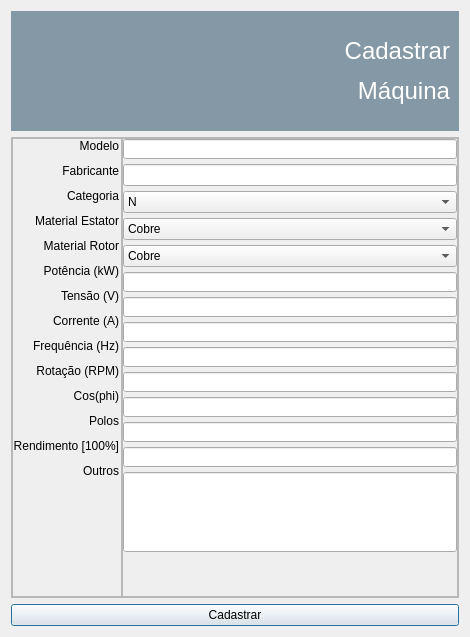
<?xml version="1.0" encoding="UTF-8"?>
<ui version="4.0">
 <class>Cadastro</class>
 <widget class="QDialog" name="Cadastro">
  <property name="geometry">
   <rect>
    <x>0</x>
    <y>0</y>
    <width>470</width>
    <height>637</height>
   </rect>
  </property>
  <property name="windowTitle">
   <string>Cadastrar Maquina</string>
  </property>
  <layout class="QVBoxLayout" name="verticalLayout">
   <item>
    <widget class="QFrame" name="cm_cabecalho">
     <property name="enabled">
      <bool>true</bool>
     </property>
     <property name="minimumSize">
      <size>
       <width>0</width>
       <height>120</height>
      </size>
     </property>
     <property name="maximumSize">
      <size>
       <width>16777215</width>
       <height>120</height>
      </size>
     </property>
     <property name="autoFillBackground">
      <bool>false</bool>
     </property>
     <property name="styleSheet">
      <string notr="true">background-color: rgb(132, 153, 165);</string>
     </property>
     <property name="frameShape">
      <enum>QFrame::NoFrame</enum>
     </property>
     <property name="frameShadow">
      <enum>QFrame::Raised</enum>
     </property>
     <layout class="QHBoxLayout" name="horizontalLayout_2">
      <item>
       <widget class="QLabel" name="cm_logo">
        <property name="sizePolicy">
         <sizepolicy hsizetype="Fixed" vsizetype="Fixed">
          <horstretch>0</horstretch>
          <verstretch>0</verstretch>
         </sizepolicy>
        </property>
        <property name="minimumSize">
         <size>
          <width>300</width>
          <height>100</height>
         </size>
        </property>
        <property name="maximumSize">
         <size>
          <width>300</width>
          <height>100</height>
         </size>
        </property>
        <property name="text">
         <string/>
        </property>
        <property name="pixmap">
         <pixmap resource="Imagens/imagens.qrc">:/newPrefix/logo-feimc-escrita.png</pixmap>
        </property>
        <property name="scaledContents">
         <bool>true</bool>
        </property>
        <property name="alignment">
         <set>Qt::AlignLeading|Qt::AlignLeft|Qt::AlignVCenter</set>
        </property>
       </widget>
      </item>
      <item>
       <spacer name="horizontalSpacer">
        <property name="orientation">
         <enum>Qt::Horizontal</enum>
        </property>
        <property name="sizeHint" stdset="0">
         <size>
          <width>40</width>
          <height>20</height>
         </size>
        </property>
       </spacer>
      </item>
      <item>
       <widget class="QLabel" name="l_cm_cabecalho">
        <property name="whatsThis">
         <string>&lt;html&gt;&lt;head/&gt;&lt;body&gt;&lt;p align=&quot;right&quot;&gt;&lt;span style=&quot; font-size:18pt; color:#ffffff;&quot;&gt;Cadastrar&lt;/span&gt;&lt;/p&gt;&lt;p align=&quot;right&quot;&gt;&lt;span style=&quot; font-size:18pt; color:#ffffff;&quot;&gt;Máquina&lt;/span&gt;&lt;/p&gt;&lt;/body&gt;&lt;/html&gt;</string>
        </property>
        <property name="text">
         <string>&lt;html&gt;&lt;head/&gt;&lt;body&gt;&lt;p align=&quot;right&quot;&gt;&lt;span style=&quot; font-size:18pt; color:#ffffff;&quot;&gt;Cadastrar&lt;/span&gt;&lt;/p&gt;&lt;p align=&quot;right&quot;&gt;&lt;span style=&quot; font-size:18pt; color:#ffffff;&quot;&gt;Máquina&lt;/span&gt;&lt;/p&gt;&lt;/body&gt;&lt;/html&gt;</string>
        </property>
       </widget>
      </item>
     </layout>
    </widget>
   </item>
   <item>
    <widget class="QFrame" name="frame">
     <property name="frameShape">
      <enum>QFrame::StyledPanel</enum>
     </property>
     <property name="frameShadow">
      <enum>QFrame::Raised</enum>
     </property>
     <layout class="QHBoxLayout" name="horizontalLayout">
      <property name="spacing">
       <number>0</number>
      </property>
      <property name="leftMargin">
       <number>0</number>
      </property>
      <property name="topMargin">
       <number>0</number>
      </property>
      <property name="rightMargin">
       <number>0</number>
      </property>
      <property name="bottomMargin">
       <number>0</number>
      </property>
      <item>
       <widget class="QFrame" name="frame_3">
        <property name="sizePolicy">
         <sizepolicy hsizetype="Fixed" vsizetype="Preferred">
          <horstretch>0</horstretch>
          <verstretch>0</verstretch>
         </sizepolicy>
        </property>
        <property name="frameShape">
         <enum>QFrame::StyledPanel</enum>
        </property>
        <property name="frameShadow">
         <enum>QFrame::Raised</enum>
        </property>
        <layout class="QVBoxLayout" name="verticalLayout_2">
         <property name="spacing">
          <number>5</number>
         </property>
         <property name="leftMargin">
          <number>0</number>
         </property>
         <property name="topMargin">
          <number>0</number>
         </property>
         <property name="rightMargin">
          <number>2</number>
         </property>
         <property name="bottomMargin">
          <number>0</number>
         </property>
         <item>
          <widget class="QLabel" name="l_cm_modelo">
           <property name="sizePolicy">
            <sizepolicy hsizetype="Preferred" vsizetype="Fixed">
             <horstretch>0</horstretch>
             <verstretch>0</verstretch>
            </sizepolicy>
           </property>
           <property name="minimumSize">
            <size>
             <width>0</width>
             <height>20</height>
            </size>
           </property>
           <property name="maximumSize">
            <size>
             <width>16777215</width>
             <height>20</height>
            </size>
           </property>
           <property name="text">
            <string notr="true">Modelo</string>
           </property>
           <property name="alignment">
            <set>Qt::AlignRight|Qt::AlignTop|Qt::AlignTrailing</set>
           </property>
          </widget>
         </item>
         <item>
          <widget class="QLabel" name="l_cm_fabricante">
           <property name="sizePolicy">
            <sizepolicy hsizetype="Preferred" vsizetype="Fixed">
             <horstretch>0</horstretch>
             <verstretch>0</verstretch>
            </sizepolicy>
           </property>
           <property name="minimumSize">
            <size>
             <width>0</width>
             <height>20</height>
            </size>
           </property>
           <property name="maximumSize">
            <size>
             <width>16777215</width>
             <height>20</height>
            </size>
           </property>
           <property name="text">
            <string>Fabricante</string>
           </property>
           <property name="alignment">
            <set>Qt::AlignRight|Qt::AlignTop|Qt::AlignTrailing</set>
           </property>
          </widget>
         </item>
         <item>
          <widget class="QLabel" name="l_cm_categoria">
           <property name="sizePolicy">
            <sizepolicy hsizetype="Preferred" vsizetype="Fixed">
             <horstretch>0</horstretch>
             <verstretch>0</verstretch>
            </sizepolicy>
           </property>
           <property name="minimumSize">
            <size>
             <width>0</width>
             <height>20</height>
            </size>
           </property>
           <property name="maximumSize">
            <size>
             <width>16777215</width>
             <height>20</height>
            </size>
           </property>
           <property name="text">
            <string notr="true">Categoria</string>
           </property>
           <property name="alignment">
            <set>Qt::AlignRight|Qt::AlignTop|Qt::AlignTrailing</set>
           </property>
          </widget>
         </item>
         <item>
          <widget class="QLabel" name="label">
           <property name="sizePolicy">
            <sizepolicy hsizetype="Preferred" vsizetype="Fixed">
             <horstretch>0</horstretch>
             <verstretch>0</verstretch>
            </sizepolicy>
           </property>
           <property name="minimumSize">
            <size>
             <width>0</width>
             <height>20</height>
            </size>
           </property>
           <property name="maximumSize">
            <size>
             <width>16777215</width>
             <height>20</height>
            </size>
           </property>
           <property name="text">
            <string>Material Estator</string>
           </property>
           <property name="alignment">
            <set>Qt::AlignRight|Qt::AlignTop|Qt::AlignTrailing</set>
           </property>
          </widget>
         </item>
         <item>
          <widget class="QLabel" name="label_2">
           <property name="sizePolicy">
            <sizepolicy hsizetype="Preferred" vsizetype="Fixed">
             <horstretch>0</horstretch>
             <verstretch>0</verstretch>
            </sizepolicy>
           </property>
           <property name="minimumSize">
            <size>
             <width>0</width>
             <height>20</height>
            </size>
           </property>
           <property name="maximumSize">
            <size>
             <width>16777215</width>
             <height>20</height>
            </size>
           </property>
           <property name="text">
            <string>Material Rotor</string>
           </property>
           <property name="alignment">
            <set>Qt::AlignRight|Qt::AlignTop|Qt::AlignTrailing</set>
           </property>
          </widget>
         </item>
         <item>
          <widget class="QLabel" name="l_cm_potencia">
           <property name="sizePolicy">
            <sizepolicy hsizetype="Preferred" vsizetype="Fixed">
             <horstretch>0</horstretch>
             <verstretch>0</verstretch>
            </sizepolicy>
           </property>
           <property name="minimumSize">
            <size>
             <width>0</width>
             <height>20</height>
            </size>
           </property>
           <property name="maximumSize">
            <size>
             <width>16777215</width>
             <height>20</height>
            </size>
           </property>
           <property name="text">
            <string notr="true">Potência (kW)</string>
           </property>
           <property name="alignment">
            <set>Qt::AlignRight|Qt::AlignTop|Qt::AlignTrailing</set>
           </property>
          </widget>
         </item>
         <item>
          <widget class="QLabel" name="l_cm_tensao">
           <property name="sizePolicy">
            <sizepolicy hsizetype="Preferred" vsizetype="Fixed">
             <horstretch>0</horstretch>
             <verstretch>0</verstretch>
            </sizepolicy>
           </property>
           <property name="minimumSize">
            <size>
             <width>0</width>
             <height>20</height>
            </size>
           </property>
           <property name="maximumSize">
            <size>
             <width>16777215</width>
             <height>20</height>
            </size>
           </property>
           <property name="text">
            <string notr="true">Tensão (V)</string>
           </property>
           <property name="alignment">
            <set>Qt::AlignRight|Qt::AlignTop|Qt::AlignTrailing</set>
           </property>
          </widget>
         </item>
         <item>
          <widget class="QLabel" name="l_cm_corrente">
           <property name="minimumSize">
            <size>
             <width>0</width>
             <height>20</height>
            </size>
           </property>
           <property name="maximumSize">
            <size>
             <width>16777215</width>
             <height>20</height>
            </size>
           </property>
           <property name="text">
            <string notr="true">Corrente (A)</string>
           </property>
           <property name="alignment">
            <set>Qt::AlignRight|Qt::AlignTop|Qt::AlignTrailing</set>
           </property>
          </widget>
         </item>
         <item>
          <widget class="QLabel" name="l_cm_frequencia">
           <property name="minimumSize">
            <size>
             <width>0</width>
             <height>20</height>
            </size>
           </property>
           <property name="maximumSize">
            <size>
             <width>16777215</width>
             <height>20</height>
            </size>
           </property>
           <property name="text">
            <string notr="true">Frequência (Hz)</string>
           </property>
           <property name="alignment">
            <set>Qt::AlignRight|Qt::AlignTop|Qt::AlignTrailing</set>
           </property>
          </widget>
         </item>
         <item>
          <widget class="QLabel" name="l_cm_rpm">
           <property name="minimumSize">
            <size>
             <width>0</width>
             <height>20</height>
            </size>
           </property>
           <property name="maximumSize">
            <size>
             <width>16777215</width>
             <height>20</height>
            </size>
           </property>
           <property name="text">
            <string notr="true">Rotação (RPM)</string>
           </property>
           <property name="alignment">
            <set>Qt::AlignRight|Qt::AlignTop|Qt::AlignTrailing</set>
           </property>
          </widget>
         </item>
         <item>
          <widget class="QLabel" name="l_cm_cos">
           <property name="minimumSize">
            <size>
             <width>0</width>
             <height>20</height>
            </size>
           </property>
           <property name="maximumSize">
            <size>
             <width>16777215</width>
             <height>20</height>
            </size>
           </property>
           <property name="text">
            <string notr="true">Cos(phi)</string>
           </property>
           <property name="alignment">
            <set>Qt::AlignRight|Qt::AlignTop|Qt::AlignTrailing</set>
           </property>
          </widget>
         </item>
         <item>
          <widget class="QLabel" name="l_cm_polos">
           <property name="minimumSize">
            <size>
             <width>0</width>
             <height>20</height>
            </size>
           </property>
           <property name="maximumSize">
            <size>
             <width>16777215</width>
             <height>20</height>
            </size>
           </property>
           <property name="text">
            <string notr="true">Polos</string>
           </property>
           <property name="alignment">
            <set>Qt::AlignRight|Qt::AlignTop|Qt::AlignTrailing</set>
           </property>
          </widget>
         </item>
         <item>
          <widget class="QLabel" name="l_cm_rendimento">
           <property name="sizePolicy">
            <sizepolicy hsizetype="Preferred" vsizetype="Fixed">
             <horstretch>0</horstretch>
             <verstretch>0</verstretch>
            </sizepolicy>
           </property>
           <property name="minimumSize">
            <size>
             <width>0</width>
             <height>20</height>
            </size>
           </property>
           <property name="maximumSize">
            <size>
             <width>16777215</width>
             <height>20</height>
            </size>
           </property>
           <property name="text">
            <string notr="true">Rendimento [100%]</string>
           </property>
           <property name="alignment">
            <set>Qt::AlignRight|Qt::AlignTop|Qt::AlignTrailing</set>
           </property>
          </widget>
         </item>
         <item>
          <widget class="QLabel" name="l_cm_outros">
           <property name="minimumSize">
            <size>
             <width>0</width>
             <height>20</height>
            </size>
           </property>
           <property name="maximumSize">
            <size>
             <width>16777215</width>
             <height>20</height>
            </size>
           </property>
           <property name="text">
            <string notr="true">Outros</string>
           </property>
           <property name="alignment">
            <set>Qt::AlignRight|Qt::AlignTop|Qt::AlignTrailing</set>
           </property>
          </widget>
         </item>
         <item>
          <spacer name="verticalSpacer">
           <property name="orientation">
            <enum>Qt::Vertical</enum>
           </property>
           <property name="sizeHint" stdset="0">
            <size>
             <width>20</width>
             <height>40</height>
            </size>
           </property>
          </spacer>
         </item>
        </layout>
       </widget>
      </item>
      <item>
       <widget class="QFrame" name="frame_2">
        <property name="frameShape">
         <enum>QFrame::StyledPanel</enum>
        </property>
        <property name="frameShadow">
         <enum>QFrame::Raised</enum>
        </property>
        <layout class="QVBoxLayout" name="verticalLayout_3">
         <property name="spacing">
          <number>5</number>
         </property>
         <property name="leftMargin">
          <number>0</number>
         </property>
         <property name="topMargin">
          <number>0</number>
         </property>
         <property name="rightMargin">
          <number>0</number>
         </property>
         <property name="bottomMargin">
          <number>0</number>
         </property>
         <item>
          <widget class="QLineEdit" name="i_cm_modelo">
           <property name="sizePolicy">
            <sizepolicy hsizetype="Expanding" vsizetype="Fixed">
             <horstretch>0</horstretch>
             <verstretch>0</verstretch>
            </sizepolicy>
           </property>
           <property name="minimumSize">
            <size>
             <width>0</width>
             <height>20</height>
            </size>
           </property>
           <property name="maximumSize">
            <size>
             <width>16777215</width>
             <height>20</height>
            </size>
           </property>
          </widget>
         </item>
         <item>
          <widget class="QLineEdit" name="i_cm_fabricante"/>
         </item>
         <item>
          <widget class="QComboBox" name="cb_cm_categoria">
           <item>
            <property name="text">
             <string>N</string>
            </property>
           </item>
           <item>
            <property name="text">
             <string>H</string>
            </property>
           </item>
           <item>
            <property name="text">
             <string>D</string>
            </property>
           </item>
          </widget>
         </item>
         <item>
          <widget class="QComboBox" name="cb_cm_estator">
           <item>
            <property name="text">
             <string>Cobre</string>
            </property>
           </item>
           <item>
            <property name="text">
             <string>Alumínio</string>
            </property>
           </item>
          </widget>
         </item>
         <item>
          <widget class="QComboBox" name="cb_cm_rotor">
           <item>
            <property name="text">
             <string>Cobre</string>
            </property>
           </item>
           <item>
            <property name="text">
             <string>Alumínio</string>
            </property>
           </item>
          </widget>
         </item>
         <item>
          <widget class="QLineEdit" name="i_cm_potencia">
           <property name="sizePolicy">
            <sizepolicy hsizetype="Expanding" vsizetype="Fixed">
             <horstretch>0</horstretch>
             <verstretch>0</verstretch>
            </sizepolicy>
           </property>
           <property name="minimumSize">
            <size>
             <width>0</width>
             <height>20</height>
            </size>
           </property>
           <property name="maximumSize">
            <size>
             <width>16777215</width>
             <height>20</height>
            </size>
           </property>
          </widget>
         </item>
         <item>
          <widget class="QLineEdit" name="i_cm_tensao">
           <property name="sizePolicy">
            <sizepolicy hsizetype="Expanding" vsizetype="Fixed">
             <horstretch>0</horstretch>
             <verstretch>0</verstretch>
            </sizepolicy>
           </property>
           <property name="minimumSize">
            <size>
             <width>0</width>
             <height>20</height>
            </size>
           </property>
           <property name="maximumSize">
            <size>
             <width>16777215</width>
             <height>20</height>
            </size>
           </property>
          </widget>
         </item>
         <item>
          <widget class="QLineEdit" name="i_cm_corrente">
           <property name="sizePolicy">
            <sizepolicy hsizetype="Expanding" vsizetype="Fixed">
             <horstretch>0</horstretch>
             <verstretch>0</verstretch>
            </sizepolicy>
           </property>
           <property name="minimumSize">
            <size>
             <width>0</width>
             <height>20</height>
            </size>
           </property>
           <property name="maximumSize">
            <size>
             <width>16777215</width>
             <height>20</height>
            </size>
           </property>
          </widget>
         </item>
         <item>
          <widget class="QLineEdit" name="i_cm_frequencia">
           <property name="sizePolicy">
            <sizepolicy hsizetype="Expanding" vsizetype="Fixed">
             <horstretch>0</horstretch>
             <verstretch>0</verstretch>
            </sizepolicy>
           </property>
           <property name="minimumSize">
            <size>
             <width>0</width>
             <height>20</height>
            </size>
           </property>
           <property name="maximumSize">
            <size>
             <width>16777215</width>
             <height>20</height>
            </size>
           </property>
          </widget>
         </item>
         <item>
          <widget class="QLineEdit" name="i_cm_rpm">
           <property name="sizePolicy">
            <sizepolicy hsizetype="Expanding" vsizetype="Fixed">
             <horstretch>0</horstretch>
             <verstretch>0</verstretch>
            </sizepolicy>
           </property>
           <property name="minimumSize">
            <size>
             <width>0</width>
             <height>20</height>
            </size>
           </property>
           <property name="maximumSize">
            <size>
             <width>16777215</width>
             <height>20</height>
            </size>
           </property>
          </widget>
         </item>
         <item>
          <widget class="QLineEdit" name="i_cm_cos">
           <property name="sizePolicy">
            <sizepolicy hsizetype="Expanding" vsizetype="Fixed">
             <horstretch>0</horstretch>
             <verstretch>0</verstretch>
            </sizepolicy>
           </property>
           <property name="minimumSize">
            <size>
             <width>0</width>
             <height>20</height>
            </size>
           </property>
           <property name="maximumSize">
            <size>
             <width>16777215</width>
             <height>20</height>
            </size>
           </property>
          </widget>
         </item>
         <item>
          <widget class="QLineEdit" name="i_cm_polos">
           <property name="sizePolicy">
            <sizepolicy hsizetype="Expanding" vsizetype="Minimum">
             <horstretch>0</horstretch>
             <verstretch>0</verstretch>
            </sizepolicy>
           </property>
           <property name="minimumSize">
            <size>
             <width>0</width>
             <height>20</height>
            </size>
           </property>
           <property name="maximumSize">
            <size>
             <width>16777215</width>
             <height>20</height>
            </size>
           </property>
          </widget>
         </item>
         <item>
          <widget class="QLineEdit" name="i_cm_rendimento">
           <property name="sizePolicy">
            <sizepolicy hsizetype="Expanding" vsizetype="Fixed">
             <horstretch>0</horstretch>
             <verstretch>0</verstretch>
            </sizepolicy>
           </property>
           <property name="minimumSize">
            <size>
             <width>0</width>
             <height>20</height>
            </size>
           </property>
           <property name="maximumSize">
            <size>
             <width>16777215</width>
             <height>20</height>
            </size>
           </property>
          </widget>
         </item>
         <item>
          <widget class="QLineEdit" name="i_cm_outros">
           <property name="sizePolicy">
            <sizepolicy hsizetype="Expanding" vsizetype="Fixed">
             <horstretch>0</horstretch>
             <verstretch>0</verstretch>
            </sizepolicy>
           </property>
           <property name="minimumSize">
            <size>
             <width>0</width>
             <height>80</height>
            </size>
           </property>
           <property name="maximumSize">
            <size>
             <width>16777215</width>
             <height>80</height>
            </size>
           </property>
           <property name="text">
            <string/>
           </property>
           <property name="alignment">
            <set>Qt::AlignLeading|Qt::AlignLeft|Qt::AlignTop</set>
           </property>
          </widget>
         </item>
         <item>
          <spacer name="verticalSpacer_2">
           <property name="orientation">
            <enum>Qt::Vertical</enum>
           </property>
           <property name="sizeHint" stdset="0">
            <size>
             <width>20</width>
             <height>40</height>
            </size>
           </property>
          </spacer>
         </item>
        </layout>
       </widget>
      </item>
     </layout>
    </widget>
   </item>
   <item>
    <widget class="QPushButton" name="b_cm_cadastrar">
     <property name="text">
      <string>Cadastrar</string>
     </property>
    </widget>
   </item>
  </layout>
 </widget>
 <resources>
  <include location="Imagens/imagens.qrc"/>
  <include location="Imagens/imagens.qrc"/>
 </resources>
 <connections/>
</ui>
